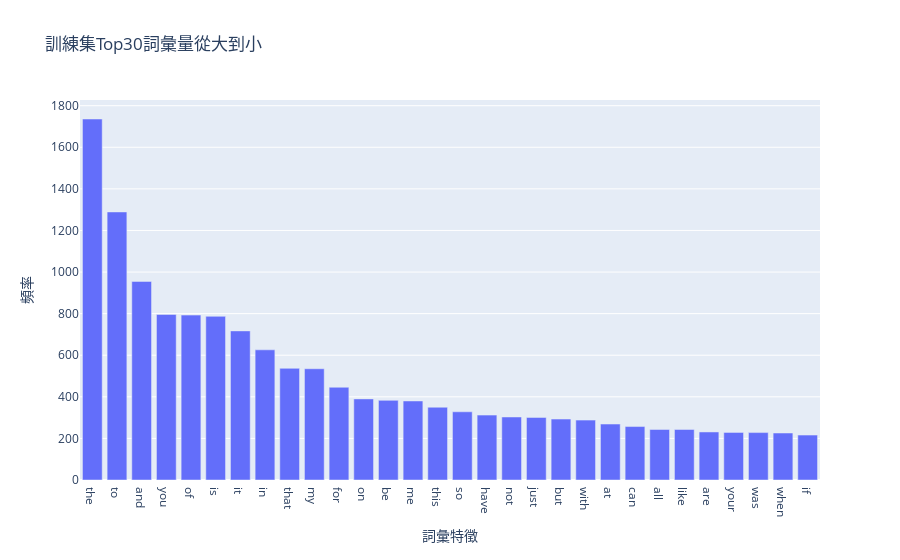

Notebook code cell kept with this figure:
### Markdown cell above
---
### ** >>> Exercise 1 (Take home): **  
Plot word frequency for Top 30 words in both train and test dataset. (Hint: refer to DM lab 1)

### Code cell
from sklearn.feature_extraction.text import CountVectorizer

# 訓練集
# 首先我們利用CountVectorizer的參數max_features 來設定我們找出最頻繁出現的30個詞彙
coun_vect_train = CountVectorizer(max_features=30)
# 帶入文章成立矩陣
count_matrix_train = coun_vect_train.fit_transform(train_df.text)
print(count_matrix_train.shape)
# 列印取出的特徵
print(coun_vect_train.get_feature_names_out())

# display詞彙頻率矩陣(train_term_frequencies)
train_term_frequencies = []
for j in range(0,count_matrix_train.shape[1]):
    train_term_frequencies.append(sum(count_matrix_train[:,j].toarray()))
    
train_term_frequencies = np.asarray(count_matrix_train.sum(axis=0))[0]
display(train_term_frequencies)

#Plot trainung set
import plotly.graph_objects as go
fig = go.Figure(go.Bar(x=coun_vect_train.get_feature_names_out(), 
                y=train_term_frequencies),
                layout=layout)
layout = go.Layout(title="訓練集Top30詞彙量從大到小",xaxis={"title":"詞彙特徵"},
    yaxis={"title":"頻率"},barmode="group")
fig.update_layout(xaxis={'categoryorder':'total descending'})
fig.show()

### Figure 1 — Plotly figure (JSON) as saved in the notebook; plotly's stock layout.template omitted (floating-point values rounded to 4 significant figures)
{"data": [{"type": "bar", "x": ["all", "and", "are", "at", "be", "but", "can", "for", "have", "if", "in", "is", "it", "just", "like", "me", "my", "not", "of", "on", "so", "that", "the", "this", "to", "was", "when", "with", "you", "your"], "y": [243, 955, 231, 269, 383, 293, 257, 446, 312, 216, 626, 787, 717, 301, 243, 380, 535, 303, 793, 390, 328, 537, 1736, 350, 1289, 228, 226, 288, 796, 229]}], "layout": {"autosize": true, "barmode": "group", "title": {"text": "訓練集Top30詞彙量從大到小"}, "xaxis": {"autorange": false, "categoryorder": "total descending", "range": [-0.5, 29.5], "title": {"text": "詞彙特徵"}, "type": "category"}, "yaxis": {"autorange": true, "range": [0, 1827.0], "title": {"text": "頻率"}, "type": "linear"}}}
